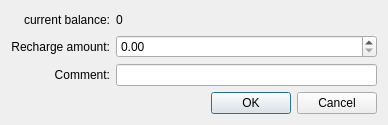
<?xml version="1.0" encoding="UTF-8"?>
<ui version="4.0">
 <class>Dialog</class>
 <widget class="QDialog" name="Dialog">
  <property name="geometry">
   <rect>
    <x>0</x>
    <y>0</y>
    <width>388</width>
    <height>125</height>
   </rect>
  </property>
  <property name="windowTitle">
   <string>Recharge</string>
  </property>
  <layout class="QGridLayout" name="gridLayout">
   <item row="1" column="0">
    <widget class="QDialogButtonBox" name="buttonBox">
     <property name="orientation">
      <enum>Qt::Horizontal</enum>
     </property>
     <property name="standardButtons">
      <set>QDialogButtonBox::Cancel|QDialogButtonBox::Ok</set>
     </property>
    </widget>
   </item>
   <item row="0" column="0">
    <layout class="QGridLayout" name="gridLayout_2" columnstretch="1,1,2">
     <item row="0" column="0">
      <widget class="QLabel" name="label">
       <property name="text">
        <string>current balance:</string>
       </property>
       <property name="alignment">
        <set>Qt::AlignRight|Qt::AlignTrailing|Qt::AlignVCenter</set>
       </property>
      </widget>
     </item>
     <item row="0" column="1">
      <widget class="QLabel" name="currentBalance">
       <property name="text">
        <string>0</string>
       </property>
      </widget>
     </item>
     <item row="1" column="1" colspan="2">
      <widget class="QDoubleSpinBox" name="doubleSpinBox">
       <property name="maximum">
        <double>9999.000000000000000</double>
       </property>
      </widget>
     </item>
     <item row="0" column="2">
      <widget class="QLabel" name="addBalanceLabel">
       <property name="text">
        <string/>
       </property>
      </widget>
     </item>
     <item row="1" column="0">
      <widget class="QLabel" name="label_2">
       <property name="text">
        <string>Recharge amount:</string>
       </property>
       <property name="alignment">
        <set>Qt::AlignRight|Qt::AlignTrailing|Qt::AlignVCenter</set>
       </property>
      </widget>
     </item>
     <item row="2" column="0">
      <widget class="QLabel" name="label_3">
       <property name="text">
        <string>Comment:</string>
       </property>
       <property name="alignment">
        <set>Qt::AlignRight|Qt::AlignTrailing|Qt::AlignVCenter</set>
       </property>
      </widget>
     </item>
     <item row="2" column="1" colspan="2">
      <widget class="QLineEdit" name="commentLine"/>
     </item>
    </layout>
   </item>
  </layout>
 </widget>
 <resources/>
 <connections>
  <connection>
   <sender>buttonBox</sender>
   <signal>accepted()</signal>
   <receiver>Dialog</receiver>
   <slot>accept()</slot>
   <hints>
    <hint type="sourcelabel">
     <x>248</x>
     <y>254</y>
    </hint>
    <hint type="destinationlabel">
     <x>157</x>
     <y>274</y>
    </hint>
   </hints>
  </connection>
  <connection>
   <sender>buttonBox</sender>
   <signal>rejected()</signal>
   <receiver>Dialog</receiver>
   <slot>reject()</slot>
   <hints>
    <hint type="sourcelabel">
     <x>316</x>
     <y>260</y>
    </hint>
    <hint type="destinationlabel">
     <x>286</x>
     <y>274</y>
    </hint>
   </hints>
  </connection>
 </connections>
</ui>
